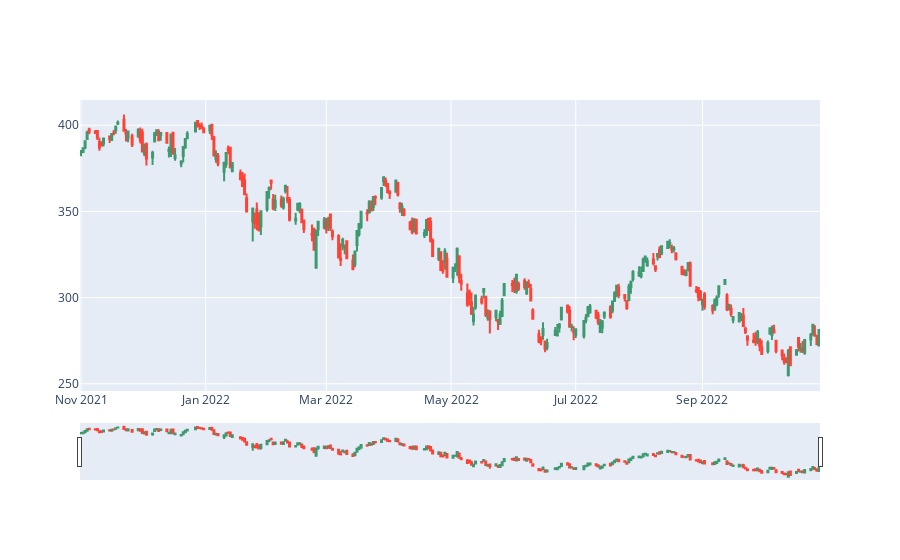

Write notebook code for a chart like this one.
### Code cell
fig = go.Figure(data=[go.Candlestick(x=df.index,
                open=df['Open'],
                high=df['High'],
                low=df['Low'],
                close=df['Close'])])

fig.show()

### Figure 1 — Plotly figure (JSON) as saved in the notebook; plotly's stock layout.template omitted (floating-point values rounded to 4 significant figures; data arrays with more than 128 entries replaced by an {"elided": "..."} marker saying what was removed)
{"data": [{"close": {"elided": "251 float values"}, "high": {"elided": "251 float values"}, "low": {"elided": "251 float values"}, "open": {"elided": "251 float values"}, "type": "candlestick", "x": {"elided": "251 str values"}}], "layout": {}}
